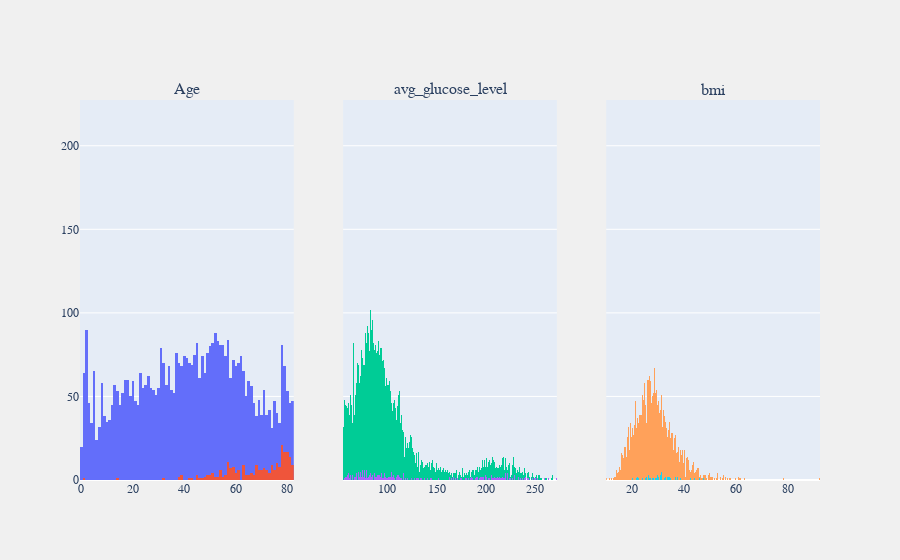

Source (notebook cell):
### Markdown cell above
Observations from EDA
1. Based on the data, gender does not directly affect the probability of stroke. However, in the medical field, it is widely accepted that gender is a risk factor for stroke where men have higher risk of stroke compared to women. This higher risk is often attributed to various factors such as hormonal differences, lifestyles choices and genetic predispositions. Although men have a higher risk of stroke, stroke mortality rates can vary between genders. Studies have shown that stroke mortality rates are higher in women compared to men.
2. The presence of hypertension or heart diseases do affect stroke risk.
3. Residence types seem to not affect the risk of stroke.
4. Based on the data, the smoking status seems to not affect the risk of stroke. However, in real occassions, smoking is definitely a risk factor for various cardiovascular diseases, including stroke. Smoking has detrimental effects on blood vessels and can contribute to the development of atherosclerosis, which is the buildup of plaque in the arteries. Atherosclerosis can lead to narrowed or blocked blood vessels, reducing blood flow to the brain and increasing the risk of stroke.

### Code cell
fig = make_subplots(rows=1, cols=3, shared_yaxes=True, subplot_titles=("Age", "avg_glucose_level", "bmi"))

fig.add_trace(go.Histogram(x=data[data['stroke'] == 0]['age'], nbinsx=100), row=1, col=1)
fig.add_trace(go.Histogram(x=data[data['stroke'] == 1]['age'], nbinsx=100), row=1, col=1)

fig.add_trace(go.Histogram(x=data[data['stroke'] == 0]['avg_glucose_level'], nbinsx=400), row=1, col=2)
fig.add_trace(go.Histogram(x=data[data['stroke'] == 1]['avg_glucose_level'], nbinsx=400), row=1, col=2)

fig.add_trace(go.Histogram(x=data[data['stroke'] == 0]['bmi'], nbinsx=460), row=1, col=3)
fig.add_trace(go.Histogram(x=data[data['stroke'] == 1]['bmi'], nbinsx=460), row=1, col=3)

fig.update_layout(font_family="Rockwell", showlegend=False)
fig.update_layout(barmode="overlay")
fig.update_layout(paper_bgcolor='rgb(240, 240, 240)')

fig.show()

### Figure 1 — Plotly figure (JSON) as saved in the notebook; plotly's stock layout.template omitted (floating-point values rounded to 4 significant figures; data arrays with more than 128 entries replaced by an {"elided": "..."} marker saying what was removed)
{"data": [{"nbinsx": 100, "type": "histogram", "x": {"elided": "4861 float values"}, "xaxis": "x", "yaxis": "y"}, {"nbinsx": 100, "type": "histogram", "x": {"elided": "249 float values"}, "xaxis": "x", "yaxis": "y"}, {"nbinsx": 400, "type": "histogram", "x": {"elided": "4861 float values"}, "xaxis": "x2", "yaxis": "y2"}, {"nbinsx": 400, "type": "histogram", "x": {"elided": "249 float values"}, "xaxis": "x2", "yaxis": "y2"}, {"nbinsx": 460, "type": "histogram", "x": {"elided": "4861 float values"}, "xaxis": "x3", "yaxis": "y3"}, {"nbinsx": 460, "type": "histogram", "x": {"elided": "249 float values"}, "xaxis": "x3", "yaxis": "y3"}], "layout": {"annotations": [{"font": {"size": 16}, "showarrow": false, "text": "Age", "x": 0.1444, "xanchor": "center", "xref": "paper", "y": 1, "yanchor": "bottom", "yref": "paper"}, {"font": {"size": 16}, "showarrow": false, "text": "avg_glucose_level", "x": 0.5, "xanchor": "center", "xref": "paper", "y": 1, "yanchor": "bottom", "yref": "paper"}, {"font": {"size": 16}, "showarrow": false, "text": "bmi", "x": 0.8556, "xanchor": "center", "xref": "paper", "y": 1, "yanchor": "bottom", "yref": "paper"}], "barmode": "overlay", "font": {"family": "Rockwell"}, "paper_bgcolor": "rgb(240, 240, 240)", "showlegend": false, "xaxis": {"anchor": "y", "domain": [0, 0.2889]}, "xaxis2": {"anchor": "y2", "domain": [0.3556, 0.6444]}, "xaxis3": {"anchor": "y3", "domain": [0.7111, 1]}, "yaxis": {"anchor": "x", "domain": [0, 1]}, "yaxis2": {"anchor": "x2", "domain": [0, 1], "matches": "y", "showticklabels": false}, "yaxis3": {"anchor": "x3", "domain": [0, 1], "matches": "y", "showticklabels": false}}}
